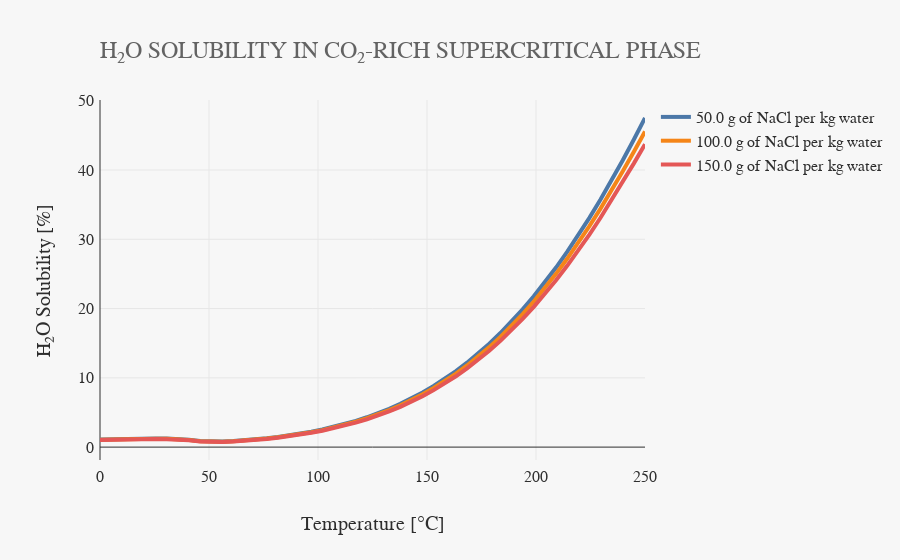

The notebook cell saved with this chart:
### Code cell
from reaktplot import *

fig = Figure()
fig.title("H₂O SOLUBILITY IN CO₂-RICH SUPERCRITICAL PHASE")
for massNaCl in massesNaCl:
    fig.drawLine(table["Temperature"], table[f"xH2O:massNaCl={massNaCl}"], f"{massNaCl} g of NaCl per kg water")
fig.xaxisTitle("Temperature [°C]")
fig.yaxisTitle("H₂O Solubility [%]")
fig.show()
